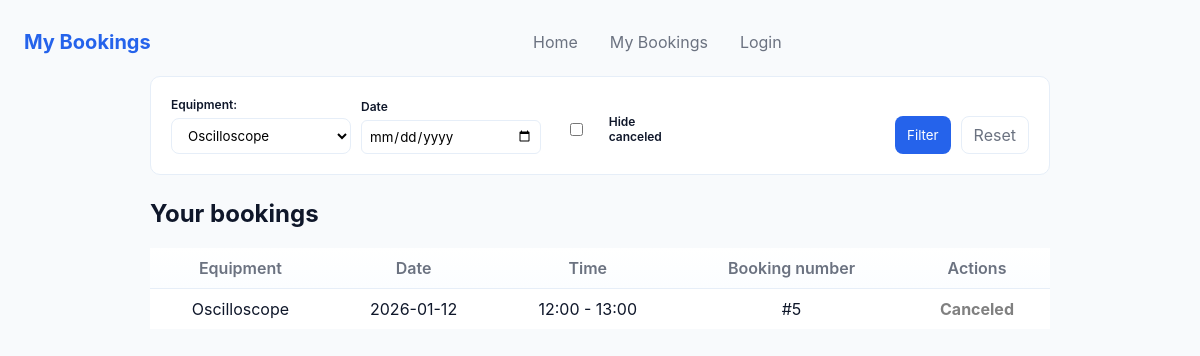
Page /mybookings.php?equipment=Oscilloscope (signed in) on the committed database.
### tables this page shows
CREATE TABLE `reservation` (
  `reservation_id` int(11) NOT NULL,
  `user_id` int(11) NOT NULL,
  `equipment_id` int(11) NOT NULL,
  `reservation_date` date NOT NULL,
  `start_time` time NOT NULL,
  `end_time` time NOT NULL,
  `created_at` datetime NOT NULL,
  `status` varchar(20) NOT NULL,
  `purpose` varchar(200) NOT NULL
);

CREATE TABLE `equipment` (
  `equipment_id` int(11) NOT NULL,
  `equipment_number` varchar(10) NOT NULL,
  `equipment_name` varchar(100) NOT NULL,
  `status` varchar(15) NOT NULL
);

### mybookings.php (the view, shortened to what this page needs)
<?php
$servername = "localhost";
$username = "root";
$password = "";
$dbname = "lab_equipment";
$conn = new mysqli($servername, $username, $password, $dbname);
$user_id = $_SESSION['user_id'];
$filter_equipment = $_GET['equipment'] ?? '';
$filter_date = $_GET['date'] ?? '';
$hide_canceled = isset($_GET['hide_canceled']);
$sql = "SELECT r.reservation_id, e.equipment_name, r.reservation_date, r.start_time, r.end_time, r.status
        FROM reservation r
        JOIN equipment e ON r.equipment_id = e.equipment_id
        WHERE r.user_id = ?";
$params = [$user_id];
$types = "i";
if ($filter_equipment !== '') {
    $sql .= " AND e.equipment_name = ?";
    $params[] = $filter_equipment;
    $types .= "s";
}
$sql .= " ORDER BY r.reservation_date DESC";
$stmt = $conn->prepare($sql);
$stmt->bind_param($types, ...$params);
$stmt->execute();
$result = $stmt->get_result();
$eq_list = $conn->query("SELECT equipment_name FROM equipment");
?>
<!doctype html>
<html lang="en">
  <head>
    <link rel="stylesheet" href="styles.css" />
  </head>
  <body>
    <header>
      <div class="topbar">
        <h1>My Bookings</h1>
        <nav class="nav">
          <a href="index.php">Home</a>
          <a href="mybookings.php">My Bookings</a>
          <a href="login.php">Login</a>
        </nav>
      </div>
    </header>
    <main>
      <section style="max-width:900px;margin:16px auto;">
      <?php if (!isset($_SESSION['user_id'])): ?>
      <div class="muted">
        You are not logged in. <a href="login.php">Login</a> to see your bookings.
      </div>
    <?php else: ?>
      <div id="bookingsArea">
    <div class="card" style="margin-bottom: 24px;">
        <form method="GET" action="mybookings.php" class="filter-form">
        <div class="filter-group">
            <label>Equipment:</label>
            <select name="equipment">
                <?php while($eq = $eq_list->fetch_assoc()): ?>
                    <option value="<?= $eq['equipment_name'] ?>" <?= $filter_equipment == $eq['equipment_name'] ? 'selected' : '' ?>>
                        <?= $eq['equipment_name'] ?>
                    </option>
                <?php endwhile; ?>
            </select>
        </div>
        <div class = "filter-group">
            <label >Date</label>
            <input type="date" name="date" value="<?= $filter_date ?>" style="padding: 7px; border-radius: 6px; border: 1px solid var(--surface-border);">
        </div>
       <div class="filter-group checkbox-group">
            <input type="checkbox" name="hide_canceled" id="hide_canceled" <?= $hide_canceled ? 'checked' : '' ?>>
            <label for="hide_canceled">Hide canceled</label>
        </div>
        <div class="filter-actions">
            <button type="submit" class="btn primary">Filter</button>
            <a href="mybookings.php" class="btn ghost">Reset</a>
        </div>
        </form>
    </div>
          <h2>Your bookings</h2>
          <?php if ($result->num_rows === 0): ?>
              <p class="muted">No bookings yet.</p>
          <?php else: ?>
              <table id="myBookingsTable">
                  <thead>
                      <tr>
                          <th>Equipment</th>
                          <th>Date</th>
                          <th>Time</th>
                          <th>Booking number</th>
                          <th>Actions</th>
                      </tr>
                  </thead>
                  <tbody>
                      <?php while ($row = $result->fetch_assoc()): ?>
                          <tr>
                              <td><?= htmlspecialchars($row['equipment_name']) ?></td>
                              <td><?= htmlspecialchars($row['reservation_date']) ?></td>
                              <td>
                                 <?= htmlspecialchars(date('H:i', strtotime($row['start_time']))) ?>
                                  -
                                 <?= htmlspecialchars(date('H:i', strtotime($row['end_time']))) ?>
                              </td>
                              <td> #<?= $row['reservation_id'] ?> </td>
                              <td class="actions-cell">
                                <?php if ($row['status'] === 'canceled'): ?>
                                    <span style="color: gray; font-weight: bold;">Canceled</span>
                                <?php endif; ?>
                            </td>
                          </tr>
                      <?php endwhile; ?>
                  </tbody>
              </table>
          <?php endif; ?>
      </div>
      <?php endif; ?>
      </section>
    </main>
  </body>
</html>

### styles.css (style rules this page uses)
:root { --accent:#2563eb; --accent-2:#06b6d4; --bg:#f8fafc; --card:#ffffff; --muted:#6b7280; --booked:#ef4444; --surface-border:#e6eef8; }
* { box-sizing:border-box;font-family:Inter,Segoe UI, Roboto, "Helvetica Neue", Arial, sans-serif }
body { margin:0;padding:24px;background:var(--bg);color:#0f172a }
.topbar { display:flex;align-items:center;gap:16px;justify-content:space-between;max-width:1200px;margin:0 auto }
.topbar h1 { margin:0;font-size:20px;color:var(--accent) }
.nav { display:flex;gap:12px;align-items:center }
.nav a { color:var(--muted);text-decoration:none;padding:8px 10px;border-radius:6px }
table { border-collapse:separate;border-spacing:0;width:100%;min-width:720px;background:transparent }
th,td { padding:10px 12px;text-align:center }
th { position:sticky;top:0;background:linear-gradient(180deg,#ffffff, #fbfdff);color:var(--muted);font-weight:600;border-bottom:1px solid var(--surface-border) }
tbody tr { background:var(--card);border-bottom:8px solid transparent }
.card { background:var(--card);border:1px solid var(--surface-border);padding:12px;border-radius:10px }
.btn { padding:8px 12px;border-radius:8px;border:none;cursor:pointer }
.btn.primary { background:var(--accent);color:#fff }
.btn.ghost { background:transparent;border:1px solid var(--surface-border);color:var(--muted) }
.card form { display:flex;flex-direction:column;gap:10px }
.card form label { display:block;font-weight:600;color:#0f172a }
.card form input { width:100%;padding:10px;border:1px solid var(--surface-border);border-radius:8px;background:transparent }
.card form button { background:var(--accent);color:#fff;border:none;padding:8px 12px;border-radius:8px;cursor:pointer }
.actions-cell { display: flex; gap: 8px; justify-content: center; align-items: center; }
.filter-form { display: flex !important; flex-direction: row !important; flex-wrap: wrap; gap: 20px; align-items: flex-end; padding: 8px; }
.filter-group { display: flex; flex-direction: column; gap: 6px; }
.filter-group label { font-size: 12px; font-weight: 700; color: var(--muted); margin-bottom: 0; }
.filter-group select, .filter-group input[type="date"] { padding: 8px 12px; border-radius: 8px; border: 1px solid var(--surface-border); background: #fff; min-width: 180px; }
.checkbox-group { flex-direction: row; align-items: center; padding-bottom: 10px; gap: 8px; }
.checkbox-group label { margin: 0; cursor: pointer; }
.filter-actions { display: flex; gap: 10px; margin-left: auto; }
.filter-actions .btn { height: 38px; display: flex; align-items: center; justify-content: center; text-decoration: none; }

### rows in the picture
reservation: equipment.equipment_name "Oscilloscope", reservation_date "2026-01-12", start_time "12:00", end_time "13:00", reservation_id "5", status "Canceled"

### other values in the picture
form field equipment "Oscilloscope"
